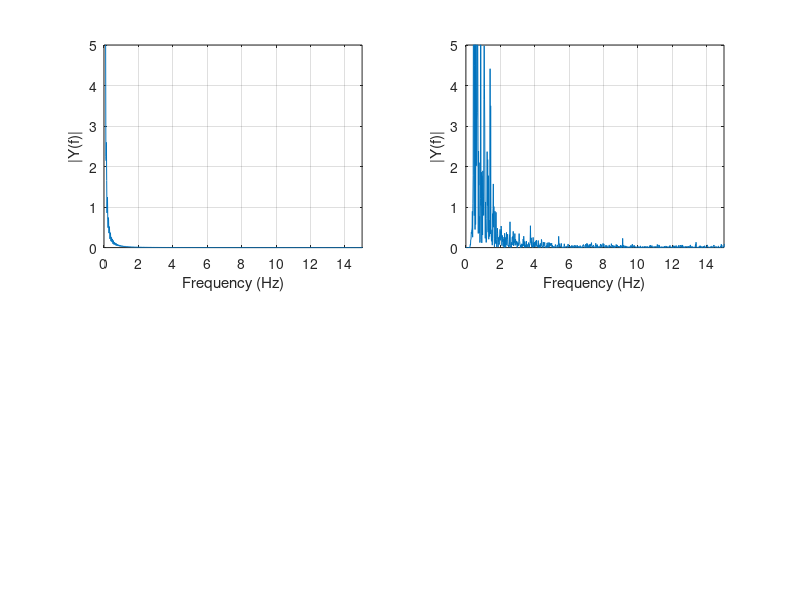

This figure's MATLAB source:
% FFT of One Channel
% M = h5read('11hz_SESSION32016.09.06_15.26.39.hdf5','/RawData/Samples');
M=load('SSVEP_ME_rawdata.mat');

Fs = 256;               % Sampling frequency
                      %Number of samples, L = 9186
figure (1);
for i=1:2
% y = M(i,1500:end);
y = M.y(i,2560:end);
%y = M(i,6494:7813);
% y = M(i,9756:10400);

% y2 = M(i,30208:32000);
% y3 = M(i,41728:43520);
% y4 = M(i,53504:55296);
% y5 = M(i,65280:67072);
% y = [y1,y2,y3,y4,y5];
% y = M(i,18432:19968);
L = length(y);  
NFFT = 2^nextpow2(L);   % Number of points on the fft, Nfft= 16384
Y1 = fft(y,NFFT)/L;    % cal fft and Discard Half of Points
frequency = Fs/2*linspace(0,1,NFFT/2+1); % linspace(0,1,3);x as a vector of 3 linearly spaced values between 0 and 1
amplitude = 2*abs(Y1(1:NFFT/2+1));
power = (abs(Y1(1:NFFT/2+1)).^2);

% Plot single-sided amplitude spectrum.
%  figure(1);
%  subplot(3,2,i)
%  plot(frequency,amplitude); 
%  axis ([0 12 0 3]);
% %title('Single-Sided Amplitude Spectrum of y(t)')
% title('14 Hz')
% 
% xlabel('Frequency (Hz)')
% ylabel('Magnitude')

%hold on;
% figure(1);
subplot(2,2,i)
plot(frequency,power); 
axis ([0 15 0 5]);
%title('Single-Sided Amplitude Spectrum of y(t)')
%title('14 Hz')

xlabel('Frequency (Hz)')
ylabel('|Y(f)|')
grid on
end
% 
% figure (2);
% for i=1:8
% 
% % y1 = M(i,15872:17664);
% y = M(i,27648:29440);
% % y3 = M(i,39424:41216);
% % y4 = M(i,51200:52992);
% % y5 = M(i,62976:64768);
% % y = [y1,y2,y3,y4,y5];
% % y = M(i,18432:19968);
% L = length(y);  
% NFFT = 2^nextpow2(L);   % Number of points on the fft, Nfft= 16384
% Y1 = fft(y,NFFT)/L;    % cal fft and Discard Half of Points
% frequency = Fs/2*linspace(0,1,NFFT/2+1); % linspace(0,1,3);x as a vector of 3 linearly spaced values between 0 and 1
% amplitude = 2*abs(Y1(1:NFFT/2+1));
% power = (abs(Y1(1:NFFT/2+1)).^2);
% 
% % Plot single-sided amplitude spectrum.
% %  figure(1);
% %  subplot(3,2,i)
% %  plot(frequency,amplitude); 
% %  axis ([0 12 0 3]);
% % %title('Single-Sided Amplitude Spectrum of y(t)')
% % title('14 Hz')
% % 
% % xlabel('Frequency (Hz)')
% % ylabel('Magnitude')
% 
% %hold on;
% % figure(1);
% subplot(4,2,i)
% plot(frequency,power); 
% axis ([0 15 0 5]);
% %title('Single-Sided Amplitude Spectrum of y(t)')
% %title('14 Hz')
% 
% xlabel('Frequency (Hz)')
% ylabel('|Y(f)|')
% grid on
% end
% 
% figure (3);
% for i=1:8
% 
% % y1 = M(i,15872:17664);
% % y2 = M(i,27648:29440);
% y = M(i,39424:41216);
% % y4 = M(i,51200:52992);
% % y5 = M(i,62976:64768);
% % y = [y1,y2,y3,y4,y5];
% % y = M(i,18432:19968);
% L = length(y);  
% NFFT = 2^nextpow2(L);   % Number of points on the fft, Nfft= 16384
% Y1 = fft(y,NFFT)/L;    % cal fft and Discard Half of Points
% frequency = Fs/2*linspace(0,1,NFFT/2+1); % linspace(0,1,3);x as a vector of 3 linearly spaced values between 0 and 1
% amplitude = 2*abs(Y1(1:NFFT/2+1));
% power = (abs(Y1(1:NFFT/2+1)).^2);
% 
% % Plot single-sided amplitude spectrum.
% %  figure(1);
% %  subplot(3,2,i)
% %  plot(frequency,amplitude); 
% %  axis ([0 12 0 3]);
% % %title('Single-Sided Amplitude Spectrum of y(t)')
% % title('14 Hz')
% % 
% % xlabel('Frequency (Hz)')
% % ylabel('Magnitude')
% 
% %hold on;
% % figure(1);
% subplot(4,2,i)
% plot(frequency,power); 
% axis ([0 15 0 5]);
% %title('Single-Sided Amplitude Spectrum of y(t)')
% %title('14 Hz')
% 
% xlabel('Frequency (Hz)')
% ylabel('|Y(f)|')
% grid on
% end
% 
% figure (4);
% for i=1:8
% 
% % y1 = M(i,15872:17664);
% % y2 = M(i,27648:29440);
% % y3 = M(i,39424:41216);
% y = M(i,51200:52992);
% % y5 = M(i,62976:64768);
% % y = [y1,y2,y3,y4,y5];
% % y = M(i,18432:19968);
% L = length(y);  
% NFFT = 2^nextpow2(L);   % Number of points on the fft, Nfft= 16384
% Y1 = fft(y,NFFT)/L;    % cal fft and Discard Half of Points
% frequency = Fs/2*linspace(0,1,NFFT/2+1); % linspace(0,1,3);x as a vector of 3 linearly spaced values between 0 and 1
% amplitude = 2*abs(Y1(1:NFFT/2+1));
% power = (abs(Y1(1:NFFT/2+1)).^2);
% 
% % Plot single-sided amplitude spectrum.
% %  figure(1);
% %  subplot(3,2,i)
% %  plot(frequency,amplitude); 
% %  axis ([0 12 0 3]);
% % %title('Single-Sided Amplitude Spectrum of y(t)')
% % title('14 Hz')
% % 
% % xlabel('Frequency (Hz)')
% % ylabel('Magnitude')
% 
% %hold on;
% % figure(1);
% subplot(4,2,i)
% plot(frequency,power); 
% axis ([0 15 0 5]);
% %title('Single-Sided Amplitude Spectrum of y(t)')
% %title('14 Hz')
% 
% xlabel('Frequency (Hz)')
% ylabel('|Y(f)|')
% grid on
% end
% 
% figure (5);
% for i=1:8
% 
% % y1 = M(i,15872:17664);
% % y2 = M(i,27648:29440);
% % y3 = M(i,39424:41216);
% % y4 = M(i,51200:52992);
% y = M(i,62976:64768);
% % y = [y1,y2,y3,y4,y5];
% % y = M(i,18432:19968);
% L = length(y);  
% NFFT = 2^nextpow2(L);   % Number of points on the fft, Nfft= 16384
% Y1 = fft(y,NFFT)/L;    % cal fft and Discard Half of Points
% frequency = Fs/2*linspace(0,1,NFFT/2+1); % linspace(0,1,3);x as a vector of 3 linearly spaced values between 0 and 1
% amplitude = 2*abs(Y1(1:NFFT/2+1));
% power = (abs(Y1(1:NFFT/2+1)).^2);
% 
% % Plot single-sided amplitude spectrum.
% %  figure(1);
% %  subplot(3,2,i)
% %  plot(frequency,amplitude); 
% %  axis ([0 12 0 3]);
% % %title('Single-Sided Amplitude Spectrum of y(t)')
% % title('14 Hz')
% % 
% % xlabel('Frequency (Hz)')
% % ylabel('Magnitude')
% 
% %hold on;
% % figure(1);
% subplot(4,2,i)
% plot(frequency,power); 
% axis ([0 15 0 5]);
% %title('Single-Sided Amplitude Spectrum of y(t)')
% %title('14 Hz')
% 
% xlabel('Frequency (Hz)')
% ylabel('|Y(f)|')
% grid on
% end
% 
% figure (6);
% for i=1:8
% 
% y1 = M(i,15872:17664);
% y2 = M(i,27648:29440);
% y3 = M(i,39424:41216);
% y4 = M(i,51200:52992);
% y5 = M(i,62976:64768);
% y = [y1,y2,y3,y4,y5];
% % y = M(i,18432:19968);
% L = length(y);  
% NFFT = 2^nextpow2(L);   % Number of points on the fft, Nfft= 16384
% Y1 = fft(y,NFFT)/L;    % cal fft and Discard Half of Points
% frequency = Fs/2*linspace(0,1,NFFT/2+1); % linspace(0,1,3);x as a vector of 3 linearly spaced values between 0 and 1
% amplitude = 2*abs(Y1(1:NFFT/2+1));
% power = (abs(Y1(1:NFFT/2+1)).^2);
% 
% % Plot single-sided amplitude spectrum.
% %  figure(1);
% %  subplot(3,2,i)
% %  plot(frequency,amplitude); 
% %  axis ([0 12 0 3]);
% % %title('Single-Sided Amplitude Spectrum of y(t)')
% % title('14 Hz')
% % 
% % xlabel('Frequency (Hz)')
% % ylabel('Magnitude')
% 
% %hold on;
% % figure(1);
% subplot(4,2,i)
% plot(frequency,power); 
% axis ([0 15 0 5]);
% %title('Single-Sided Amplitude Spectrum of y(t)')
% %title('14 Hz')
% 
% xlabel('Frequency (Hz)')
% ylabel('|Y(f)|')
% grid on
% end























% %%%%%%%%%%%%%%%%%%%%%%%%%%%%%%%%%%%%%%%%%%%%%%
% Nsamps = length(y);
% Do Fourier Transform
% Y1= abs(fft(y));            %Retain Magnitude
% Y1 = Y1(1:L/2);               %Discard Half of Points
% f = Fs*(0:L/2-1)/L;           %Prepare freq data for plot
% %%%%%%%%%%%%%%%%%%%%%%%%%%%%%%%%%%%%%%%%%